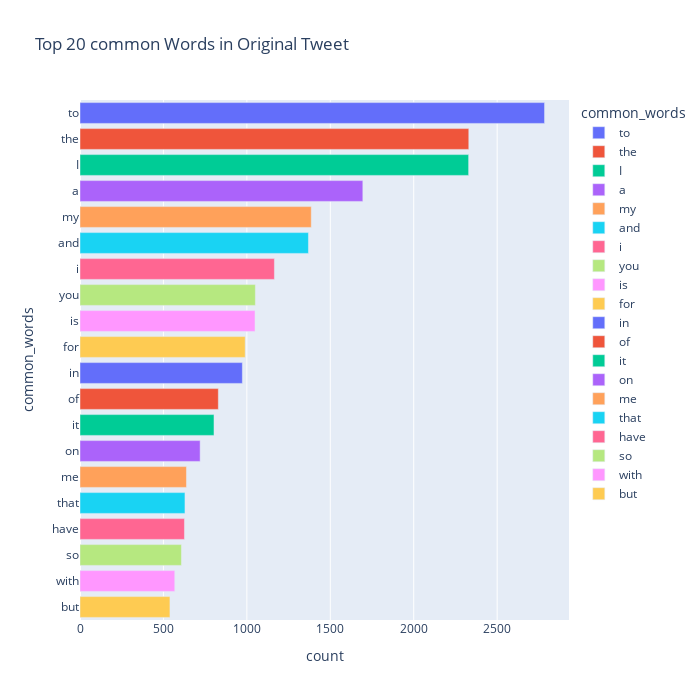

Notebook source saved alongside this figure:
### Markdown cell above
Graph of common words in original subset

### Code cell
fig = px.bar(
    common1,
    x="count",
    y="common_words",
    title="Top 20 common Words in Original Tweet",
    orientation="h",
    width=700,
    height=700,
    color="common_words",
)
fig.show()

### Figure 1 — Plotly figure (JSON) as saved in the notebook; plotly's stock layout.template omitted (floating-point values rounded to 4 significant figures)
{"data": [{"alignmentgroup": "True", "hovertemplate": "common_words=%{y}<br>count=%{x}<extra></extra>", "legendgroup": "to", "marker": {"color": "#636efa", "pattern": {"shape": ""}}, "name": "to", "offsetgroup": "to", "orientation": "h", "showlegend": true, "textposition": "auto", "type": "bar", "x": [2784], "xaxis": "x", "y": ["to"], "yaxis": "y"}, {"alignmentgroup": "True", "hovertemplate": "common_words=%{y}<br>count=%{x}<extra></extra>", "legendgroup": "the", "marker": {"color": "#EF553B", "pattern": {"shape": ""}}, "name": "the", "offsetgroup": "the", "orientation": "h", "showlegend": true, "textposition": "auto", "type": "bar", "x": [2330], "xaxis": "x", "y": ["the"], "yaxis": "y"}, {"alignmentgroup": "True", "hovertemplate": "common_words=%{y}<br>count=%{x}<extra></extra>", "legendgroup": "I", "marker": {"color": "#00cc96", "pattern": {"shape": ""}}, "name": "I", "offsetgroup": "I", "orientation": "h", "showlegend": true, "textposition": "auto", "type": "bar", "x": [2329], "xaxis": "x", "y": ["I"], "yaxis": "y"}, {"alignmentgroup": "True", "hovertemplate": "common_words=%{y}<br>count=%{x}<extra></extra>", "legendgroup": "a", "marker": {"color": "#ab63fa", "pattern": {"shape": ""}}, "name": "a", "offsetgroup": "a", "orientation": "h", "showlegend": true, "textposition": "auto", "type": "bar", "x": [1695], "xaxis": "x", "y": ["a"], "yaxis": "y"}, {"alignmentgroup": "True", "hovertemplate": "common_words=%{y}<br>count=%{x}<extra></extra>", "legendgroup": "my", "marker": {"color": "#FFA15A", "pattern": {"shape": ""}}, "name": "my", "offsetgroup": "my", "orientation": "h", "showlegend": true, "textposition": "auto", "type": "bar", "x": [1386], "xaxis": "x", "y": ["my"], "yaxis": "y"}, {"alignmentgroup": "True", "hovertemplate": "common_words=%{y}<br>count=%{x}<extra></extra>", "legendgroup": "and", "marker": {"color": "#19d3f3", "pattern": {"shape": ""}}, "name": "and", "offsetgroup": "and", "orientation": "h", "showlegend": true, "textposition": "auto", "type": "bar", "x": [1369], "xaxis": "x", "y": ["and"], "yaxis": "y"}, {"alignmentgroup": "True", "hovertemplate": "common_words=%{y}<br>count=%{x}<extra></extra>", "legendgroup": "i", "marker": {"color": "#FF6692", "pattern": {"shape": ""}}, "name": "i", "offsetgroup": "i", "orientation": "h", "showlegend": true, "textposition": "auto", "type": "bar", "x": [1165], "xaxis": "x", "y": ["i"], "yaxis": "y"}, {"alignmentgroup": "True", "hovertemplate": "common_words=%{y}<br>count=%{x}<extra></extra>", "legendgroup": "you", "marker": {"color": "#B6E880", "pattern": {"shape": ""}}, "name": "you", "offsetgroup": "you", "orientation": "h", "showlegend": true, "textposition": "auto", "type": "bar", "x": [1051], "xaxis": "x", "y": ["you"], "yaxis": "y"}, {"alignmentgroup": "True", "hovertemplate": "common_words=%{y}<br>count=%{x}<extra></extra>", "legendgroup": "is", "marker": {"color": "#FF97FF", "pattern": {"shape": ""}}, "name": "is", "offsetgroup": "is", "orientation": "h", "showlegend": true, "textposition": "auto", "type": "bar", "x": [1049], "xaxis": "x", "y": ["is"], "yaxis": "y"}, {"alignmentgroup": "True", "hovertemplate": "common_words=%{y}<br>count=%{x}<extra></extra>", "legendgroup": "for", "marker": {"color": "#FECB52", "pattern": {"shape": ""}}, "name": "for", "offsetgroup": "for", "orientation": "h", "showlegend": true, "textposition": "auto", "type": "bar", "x": [990], "xaxis": "x", "y": ["for"], "yaxis": "y"}, {"alignmentgroup": "True", "hovertemplate": "common_words=%{y}<br>count=%{x}<extra></extra>", "legendgroup": "in", "marker": {"color": "#636efa", "pattern": {"shape": ""}}, "name": "in", "offsetgroup": "in", "orientation": "h", "showlegend": true, "textposition": "auto", "type": "bar", "x": [973], "xaxis": "x", "y": ["in"], "yaxis": "y"}, {"alignmentgroup": "True", "hovertemplate": "common_words=%{y}<br>count=%{x}<extra></extra>", "legendgroup": "of", "marker": {"color": "#EF553B", "pattern": {"shape": ""}}, "name": "of", "offsetgroup": "of", "orientation": "h", "showlegend": true, "textposition": "auto", "type": "bar", "x": [829], "xaxis": "x", "y": ["of"], "yaxis": "y"}, {"alignmentgroup": "True", "hovertemplate": "common_words=%{y}<br>count=%{x}<extra></extra>", "legendgroup": "it", "marker": {"color": "#00cc96", "pattern": {"shape": ""}}, "name": "it", "offsetgroup": "it", "orientation": "h", "showlegend": true, "textposition": "auto", "type": "bar", "x": [803], "xaxis": "x", "y": ["it"], "yaxis": "y"}, {"alignmentgroup": "True", "hovertemplate": "common_words=%{y}<br>count=%{x}<extra></extra>", "legendgroup": "on", "marker": {"color": "#ab63fa", "pattern": {"shape": ""}}, "name": "on", "offsetgroup": "on", "orientation": "h", "showlegend": true, "textposition": "auto", "type": "bar", "x": [720], "xaxis": "x", "y": ["on"], "yaxis": "y"}, {"alignmentgroup": "True", "hovertemplate": "common_words=%{y}<br>count=%{x}<extra></extra>", "legendgroup": "me", "marker": {"color": "#FFA15A", "pattern": {"shape": ""}}, "name": "me", "offsetgroup": "me", "orientation": "h", "showlegend": true, "textposition": "auto", "type": "bar", "x": [638], "xaxis": "x", "y": ["me"], "yaxis": "y"}, {"alignmentgroup": "True", "hovertemplate": "common_words=%{y}<br>count=%{x}<extra></extra>", "legendgroup": "that", "marker": {"color": "#19d3f3", "pattern": {"shape": ""}}, "name": "that", "offsetgroup": "that", "orientation": "h", "showlegend": true, "textposition": "auto", "type": "bar", "x": [629], "xaxis": "x", "y": ["that"], "yaxis": "y"}, {"alignmentgroup": "True", "hovertemplate": "common_words=%{y}<br>count=%{x}<extra></extra>", "legendgroup": "have", "marker": {"color": "#FF6692", "pattern": {"shape": ""}}, "name": "have", "offsetgroup": "have", "orientation": "h", "showlegend": true, "textposition": "auto", "type": "bar", "x": [626], "xaxis": "x", "y": ["have"], "yaxis": "y"}, {"alignmentgroup": "True", "hovertemplate": "common_words=%{y}<br>count=%{x}<extra></extra>", "legendgroup": "so", "marker": {"color": "#B6E880", "pattern": {"shape": ""}}, "name": "so", "offsetgroup": "so", "orientation": "h", "showlegend": true, "textposition": "auto", "type": "bar", "x": [608], "xaxis": "x", "y": ["so"], "yaxis": "y"}, {"alignmentgroup": "True", "hovertemplate": "common_words=%{y}<br>count=%{x}<extra></extra>", "legendgroup": "with", "marker": {"color": "#FF97FF", "pattern": {"shape": ""}}, "name": "with", "offsetgroup": "with", "orientation": "h", "showlegend": true, "textposition": "auto", "type": "bar", "x": [568], "xaxis": "x", "y": ["with"], "yaxis": "y"}, {"alignmentgroup": "True", "hovertemplate": "common_words=%{y}<br>count=%{x}<extra></extra>", "legendgroup": "but", "marker": {"color": "#FECB52", "pattern": {"shape": ""}}, "name": "but", "offsetgroup": "but", "orientation": "h", "showlegend": true, "textposition": "auto", "type": "bar", "x": [539], "xaxis": "x", "y": ["but"], "yaxis": "y"}], "layout": {"barmode": "relative", "height": 700, "legend": {"title": {"text": "common_words"}, "tracegroupgap": 0}, "title": {"text": "Top 20 common Words in Original Tweet"}, "width": 700, "xaxis": {"anchor": "y", "domain": [0, 1], "title": {"text": "count"}}, "yaxis": {"anchor": "x", "categoryarray": ["but", "with", "so", "have", "that", "me", "on", "it", "of", "in", "for", "is", "you", "i", "and", "my", "a", "I", "the", "to"], "categoryorder": "array", "domain": [0, 1], "title": {"text": "common_words"}}}}
